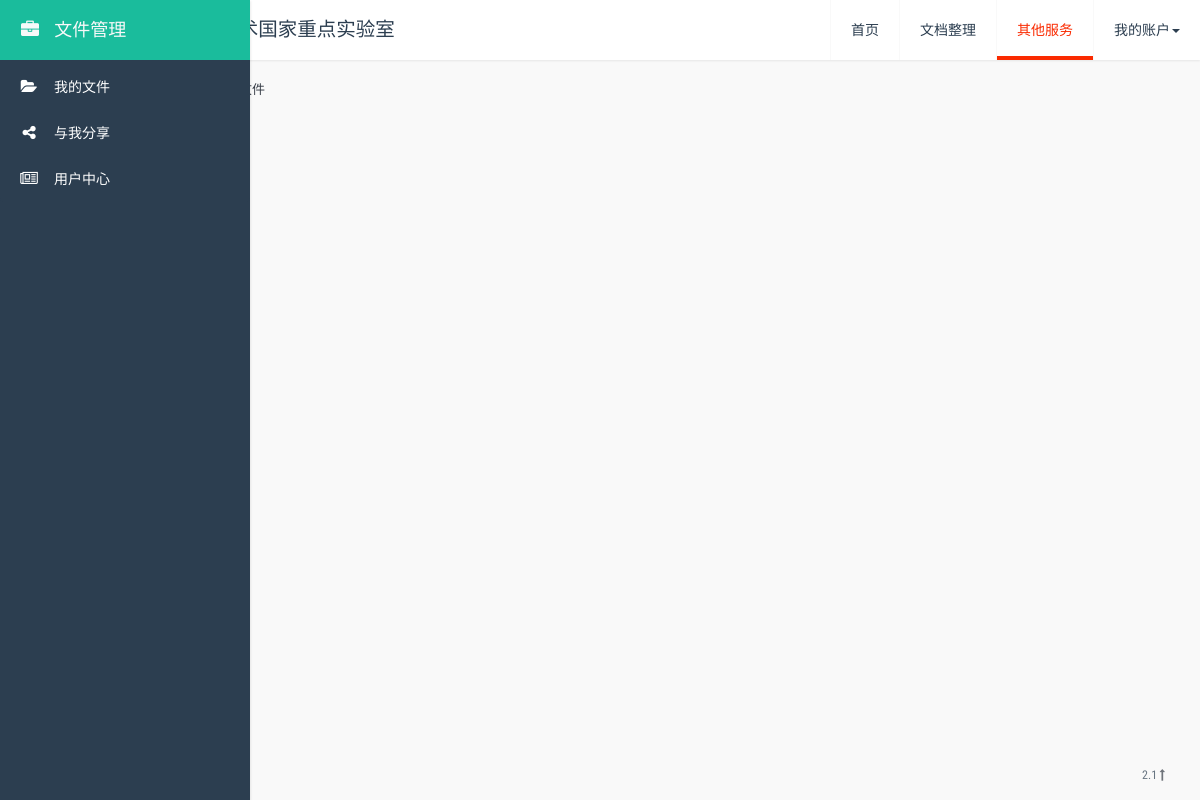
Page /user/shared_file_view/ (signed in) on the earlier database version.
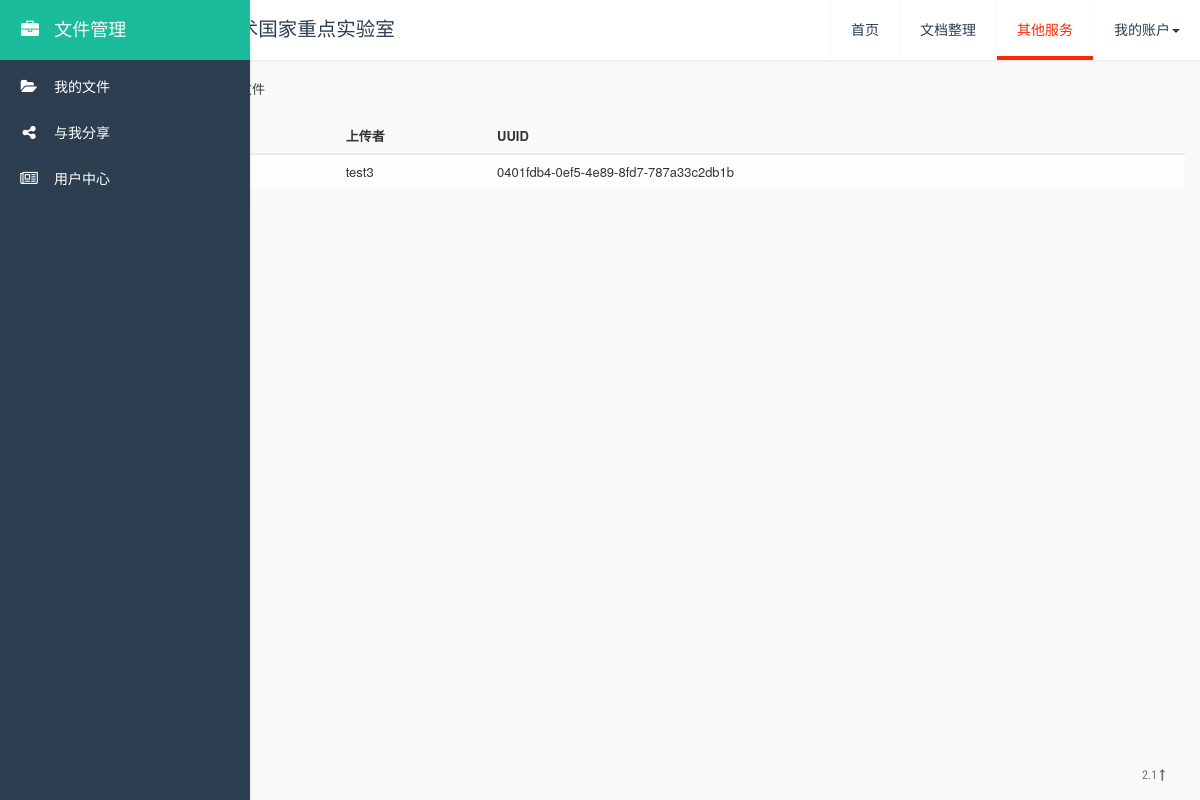
Same page on the later database version.
### user/models.py (models this page shows, shortened)
class FileShare(models.Model):
    file_share_id = models.UUIDField(default=uuid.uuid4, null=False, auto_created=True,
                                     editable=False, primary_key=True)
    shared_file = models.ForeignKey(File, on_delete=models.CASCADE, default=None)
    owner = models.ForeignKey(User, on_delete=models.CASCADE, related_name="shared_file_owner", default=None)
    sharer = models.ForeignKey(User, on_delete=models.CASCADE, related_name="shared_file_sharer", default=None)

class File(models.Model):
    gu_id = models.UUIDField(default=uuid.uuid4, null=False, auto_created=True, editable=False, primary_key=True)
    owner = models.ForeignKey(User, on_delete=models.CASCADE, related_name='file_owner')
    path = models.FileField(upload_to='user_files/')
    filename = models.CharField(max_length=255)
    total_page = models.PositiveIntegerField(default=0)
    date_uploaded = models.DateTimeField('date file uploaded', auto_now_add=True)
    last_modified = models.DateTimeField('date last modified', auto_now=True)

### user/views.py (the view)
@login_required(login_url='/user/login/')
def share_file_view(request):
    user = request.user
    shared_files = FileShare.objects.filter(sharer=user)
    if shared_files.exists():
        msg_code = 0
    else:
        msg_code = 1
    context = {
        'user': user,
        'shared_files': shared_files,
        'msg': msg_code,
    }
    return render(request, 'file/shared_with_me.html', context)

### user/templates/file/shared_with_me.html (shortened to what this page needs)
<!DOCTYPE html>
<html lang="en">
<head>
</head>
<body>
    {% extends 'file/file_base.html' %}
    {% block main_body %}
        <div class="side-body">
            <ul class="nav nav-pills" style="margin-bottom: 10px;">
                 <li role="presentation" class="active"><a href="{% url 'user:share_files_view' %}">个人分享文件</a></li>
                 <li role="presentation"><a href="{% url 'user:group_files_view' %}">群分享文件</a ></li>
            </ul>
            {% if msg == 0 %}
                <table class="table table-striped">
                    <thead>
                    <tr>
                        <th scope="col"> 文件名 </th>
                        <th scope="col"> 上传者 </th>
                        <th scope="col"> UUID </th>
                    </tr>
                    </thead>
                    {% for file in shared_files %}
                        <tr id={{  file.shared_file.gu_id }} oncontextmenu="select_file(this)">
                            <td>{{ file.shared_file.filename }}</td>
                            <td>{{ file.owner.username }}</td>
                            <td>{{ file.shared_file.gu_id }}</td>
                        </tr>
                    {% endfor %}
                </table>
            {% endif %}
            {% if msg == 1 %}
                <h5> 还没有人与您分享文件 </h5>
            {% endif %}
        </div>
    {% endblock %}

Differences in the rows shown:
added FileShare: owner.username "test3", shared_file.gu_id "0401fdb4-0ef5-4e89-8fd7-787a33c2db1b"
Other differences:
text now shown: "上传者 UUID"
